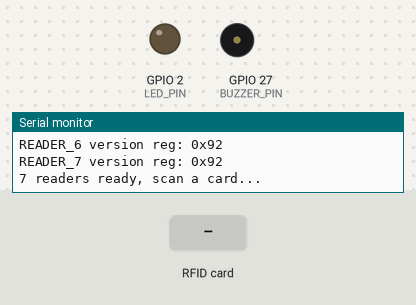
This sketch was run on a simulated ESP32. Parts: output pins drawn as LEDs (lit = HIGH), buzzer (waves = sounding, pin HIGH), the last lines printed to the serial monitor. Dashed ring = blinking. Inputs (shaded band) come from the test bench.

Above: at 1.5 s.
1.6 s: RFID card 60 0A 7A 5C held to the reader
At 1.71 s:
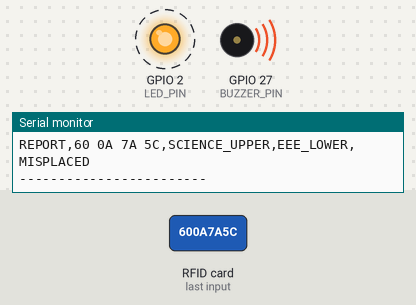
4.6 s: RFID card A1 98 18 0A held to the reader
At 4.71 s:
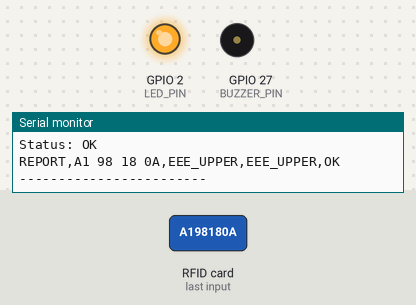
6.1 s: RFID card C0 08 06 5C held to the reader
At 6.62 s:
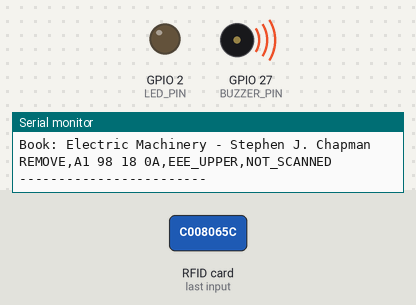
Timing chart, 0 to 9.5 s (numbered marks = the images above; inputs shaded):
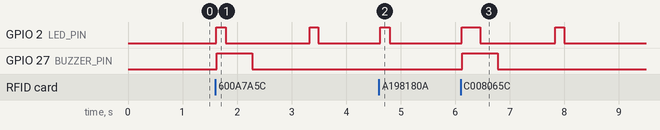

Measured:
- after the input at 1.6 s, GPIO 2 (LED_PIN): alternates HIGH for 0.17 s and LOW for 1.5 s, starting at once; GPIO 27 (BUZZER_PIN): LOW → HIGH at once, → LOW 0.65 s later
- after the input at 4.6 s, GPIO 2 (LED_PIN): LOW → HIGH at once, → LOW 0.17 s later
- after the input at 6.1 s, GPIO 27 (BUZZER_PIN): LOW → HIGH at once, → LOW 0.66 s later

The sketch:

bookfinder.ino
```cpp
#include <SPI.h>
#include <MFRC522.h>

#define RST_PIN 22
#define LED_PIN 2
#define BUZZER_PIN 27

MFRC522 reader1(5, RST_PIN);
MFRC522 reader2(17, RST_PIN);
MFRC522 reader3(25, RST_PIN);
MFRC522 reader4(33, RST_PIN);
MFRC522 reader5(16, RST_PIN);
MFRC522 reader6(4, RST_PIN);
MFRC522 reader7(26, RST_PIN);

const unsigned long READER_ACTIVE_MS = 60;
const unsigned long LED_BLINK_MS = 120;
const unsigned long BUZZ_MS = 600;
const byte NUM_READERS = 7;

// koto bar consecutive miss holey "card sorano hoise" dhorbo
const byte MISS_LIMIT = 3;

struct ReaderSlot {
  MFRC522* reader;
  const char* label;
  const char* shelf;      // "" mane checkpoint

  // runtime state
  bool occupied;
  String lastUid;
  byte missCount;
};

ReaderSlot readers[NUM_READERS] = {
  { &reader1, "READER_1", "EEE_LOWER",     false, "", 0 },  // pin 5
  { &reader2, "READER_2", "SCIENCE_UPPER", false, "", 0 },  // pin 17
  { &reader3, "READER_3", "SCIENCE_LOWER", false, "", 0 },  // pin 25
  { &reader4, "READER_4", "CSE_UPPER",     false, "", 0 },  // pin 33
  { &reader5, "READER_5", "EEE_UPPER",     false, "", 0 },  // pin 16
  { &reader6, "READER_6", "CSE_LOWER",     false, "", 0 },  // pin 4
  { &reader7, "READER_7", "",              false, "", 0 }   // pin 26 - checkpoint
};

struct BookInfo {
  const char* uid;
  const char* title;
  const char* correctShelf;
};

BookInfo books[] = {
  { "60 0A 7A 5C", "Microelectronic Circuits - Adel S. Sedra", "EEE_LOWER" },
  { "A1 98 18 0A", "Electric Machinery - Stephen J. Chapman", "EEE_UPPER" },
  { "C0 08 06 5C", "Calculus - Michael Spivak", "SCIENCE_UPPER" },
  { "50 81 23 5C", "Artificial Intelligence - Elaine Rich", "CSE_LOWER" },
  { "B0 8E D2 5C", "Fundamentals of Physics - David Halliday", "SCIENCE_LOWER" },
  { "B0 E4 21 5C", "Operating Systems - William Stallings", "CSE_UPPER" }
};
const byte NUM_BOOKS = sizeof(books) / sizeof(books[0]);

// false = library te ache, true = issue kora hoise
bool issued[sizeof(books) / sizeof(books[0])];

struct PersonInfo {
  const char* uid;
  const char* info;
  const char* name;
};

PersonInfo people[] = {
  { "B0 AB 4F 5C", "ID: 202314025, Name: Isbat, Dept: CSE",       "Isbat" },
  { "C0 15 4B 5C", "ID: 202114202, Name: Lt Iftiak, Dept: CSE",   "Lt Iftiak" },
  { "C0 51 F7 5C", "ID: 202214085, Name: Maj Refa, Dept: CSE",    "Maj Refa" },
  { "B0 63 D9 5C", "ID: 202214163, Name: Maj Mustari, Dept: CSE", "Maj Mustari" }
};
const byte NUM_PEOPLE = sizeof(people) / sizeof(people[0]);

// checkpoint e person card dhorle porer 15s er moddhe je boi tap hobe
// tar shathe oi person attach hoye jabe
const unsigned long USER_HOLD_MS = 15000;
int activeUser = -1;
unsigned long activeUserTill = 0;

// non-blocking LED / buzzer
unsigned long ledOffAt = 0;
unsigned long buzzOffAt = 0;

void ledBlink() { digitalWrite(LED_PIN, HIGH); ledOffAt = millis() + LED_BLINK_MS; }
void buzzOn()   { digitalWrite(BUZZER_PIN, HIGH); buzzOffAt = millis() + BUZZ_MS; }

void serviceOutputs() {
  unsigned long now = millis();
  if (ledOffAt && now >= ledOffAt)   { digitalWrite(LED_PIN, LOW); ledOffAt = 0; }
  if (buzzOffAt && now >= buzzOffAt) { digitalWrite(BUZZER_PIN, LOW); buzzOffAt = 0; }
}

void setup() {
  Serial.begin(115200);
  SPI.begin();
  pinMode(LED_PIN, OUTPUT);
  pinMode(BUZZER_PIN, OUTPUT);
  digitalWrite(LED_PIN, LOW);
  digitalWrite(BUZZER_PIN, LOW);

  for (byte i = 0; i < NUM_BOOKS; i++) issued[i] = false;

  for (byte i = 0; i < NUM_READERS; i++) {
    readers[i].reader->PCD_Init();
    readers[i].reader->PCD_SetAntennaGain(MFRC522::RxGain_max);
    readers[i].reader->PCD_AntennaOff();
    printReaderVersion(*readers[i].reader, readers[i].label);
  }

  Serial.println("7 readers ready, scan a card...");
}

void printReaderVersion(MFRC522 &reader, const char* label) {
  byte version = reader.PCD_ReadRegister(MFRC522::VersionReg);
  Serial.print(label);
  Serial.print(" version reg: 0x");
  Serial.println(version, HEX);
  if (version == 0x00 || version == 0xFF) {
    Serial.print(label);
    Serial.println(" -> NOT RESPONDING (check wiring/power)");
  }
}

void loop() {
  for (byte i = 0; i < NUM_READERS; i++) {
    runReader(readers[i]);
    serviceOutputs();
  }
  if (activeUser >= 0 && millis() > activeUserTill) activeUser = -1;
}

void runReader(ReaderSlot &slot) {
  slot.reader->PCD_AntennaOn();
  delay(5);   // RF field settle

  bool isCheckpoint = strlen(slot.shelf) == 0;
  bool found = false;
  String uid = "";

  unsigned long start = millis();
  while (millis() - start < READER_ACTIVE_MS) {
    if (slot.reader->PICC_IsNewCardPresent() && slot.reader->PICC_ReadCardSerial()) {
      uid = readUid(*slot.reader);
      found = true;
      slot.reader->PICC_HaltA();
      slot.reader->PCD_StopCrypto1();
      break;
    }
  }

  slot.reader->PCD_AntennaOff();

  if (isCheckpoint) handleCheckpoint(slot, found, uid);
  else              handleShelf(slot, found, uid);
}

String readUid(MFRC522 &reader) {
  String uid = "";
  for (byte i = 0; i < reader.uid.size; i++) {
    if (reader.uid.uidByte[i] < 0x10) uid += "0";
    uid += String(reader.uid.uidByte[i], HEX);
    if (i < reader.uid.size - 1) uid += " ";
  }
  uid.toUpperCase();
  return uid;
}

// ---------------- SHELF ----------------
void handleShelf(ReaderSlot &slot, bool found, String uid) {
  if (found) {
    slot.missCount = 0;

    // notun boi rakha hoise (ba boi bodle gese)
    if (!slot.occupied || slot.lastUid != uid) {
      slot.occupied = true;
      slot.lastUid = uid;
      ledBlink();
      reportPlaced(slot, uid);
    }
    // same boi ekhono ache -> kichu print korchi na, dashboard already ON_SHELF
    return;
  }

  if (!slot.occupied) return;

  if (++slot.missCount >= MISS_LIMIT) {
    reportRemoved(slot);
    slot.occupied = false;
    slot.lastUid = "";
    slot.missCount = 0;
    ledBlink();
  }
}

void reportPlaced(ReaderSlot &slot, String uid) {
  int b = findBook(uid);

  if (b < 0) {
    Serial.print(slot.label);
    Serial.print(" ("); Serial.print(slot.shelf); Serial.print(") UID: ");
    Serial.println(uid);
    Serial.println("Unknown card - not registered yet");
    Serial.print("REPORT,"); Serial.print(uid); Serial.print(",");
    Serial.print(slot.shelf); Serial.println(",,UNKNOWN");
    Serial.println("------------------------");
    return;
  }

  bool ok = (String(slot.shelf) == String(books[b].correctShelf));

  Serial.print(slot.label);
  Serial.print(" ("); Serial.print(slot.shelf); Serial.print(") UID: ");
  Serial.println(uid);
  Serial.print("Book: "); Serial.println(books[b].title);

  if (ok) {
    Serial.println("Status: OK");
  } else {
    Serial.print("Status: MISPLACED (should be on ");
    Serial.print(books[b].correctShelf);
    Serial.println(")");
    buzzOn();
  }

  Serial.print("REPORT,");
  Serial.print(uid); Serial.print(",");
  Serial.print(slot.shelf); Serial.print(",");
  Serial.print(books[b].correctShelf); Serial.print(",");
  Serial.println(ok ? "OK" : "MISPLACED");
  Serial.println("------------------------");
}

void reportRemoved(ReaderSlot &slot) {
  int b = findBook(slot.lastUid);

  Serial.print(slot.label);
  Serial.print(" ("); Serial.print(slot.shelf); Serial.println(") BOOK REMOVED");
  if (b >= 0) { Serial.print("Book: "); Serial.println(books[b].title); }

  Serial.print("REMOVE,");
  Serial.print(slot.lastUid); Serial.print(",");
  Serial.print(slot.shelf); Serial.println(",NOT_SCANNED");
  Serial.println("------------------------");
}

// ---------------- CHECKPOINT ----------------
void handleCheckpoint(ReaderSlot &slot, bool found, String uid) {
  if (!found) {
    // ek-dui bar miss holey reset korchi na, noile flaky read e double scan hoy
    if (slot.occupied && ++slot.missCount >= MISS_LIMIT) {
      slot.occupied = false;
      slot.lastUid = "";
      slot.missCount = 0;
    }
    return;
  }

  slot.missCount = 0;

  // same card ekhono boshe ache -> already handle kora hoise
  if (slot.occupied && slot.lastUid == uid) return;

  slot.occupied = true;
  slot.lastUid = uid;
  ledBlink();

  int p = findPerson(uid);
  if (p >= 0) {
    activeUser = p;
    activeUserTill = millis() + USER_HOLD_MS;
    Serial.print(slot.label); Serial.print(" (CHECKPOINT) UID: ");
    Serial.println(uid);
    Serial.println(people[p].info);
    Serial.print("PERSON,"); Serial.print(uid); Serial.print(",");
    Serial.println(people[p].name);
    Serial.println("------------------------");
    return;
  }

  int b = findBook(uid);
  if (b < 0) {
    Serial.print(slot.label); Serial.print(" (CHECKPOINT) UID: ");
    Serial.println(uid);
    Serial.println("Unknown card - not registered yet");
    Serial.print("CHECKPOINT,"); Serial.print(uid); Serial.println(",,UNKNOWN,");
    Serial.println("------------------------");
    return;
  }

  issued[b] = !issued[b];                 // toggle
  const char* action = issued[b] ? "ISSUED" : "DEPOSITED";

  Serial.print(slot.label); Serial.print(" (CHECKPOINT) UID: ");
  Serial.println(uid);
  Serial.print("Book: "); Serial.println(books[b].title);
  Serial.print("Action: "); Serial.println(action);
  if (activeUser >= 0) {
    Serial.print("By: "); Serial.println(people[activeUser].name);
  }

  Serial.print("CHECKPOINT,");
  Serial.print(uid); Serial.print(",");
  Serial.print(books[b].correctShelf); Serial.print(",");
  Serial.print(action); Serial.print(",");
  Serial.println(activeUser >= 0 ? people[activeUser].name : "");
  Serial.println("------------------------");
}

// ---------------- LOOKUP ----------------
int findBook(String uid) {
  for (byte i = 0; i < NUM_BOOKS; i++)
    if (uid == books[i].uid) return i;
  return -1;
}

int findPerson(String uid) {
  for (byte i = 0; i < NUM_PEOPLE; i++)
    if (uid == people[i].uid) return i;
  return -1;
}
```
